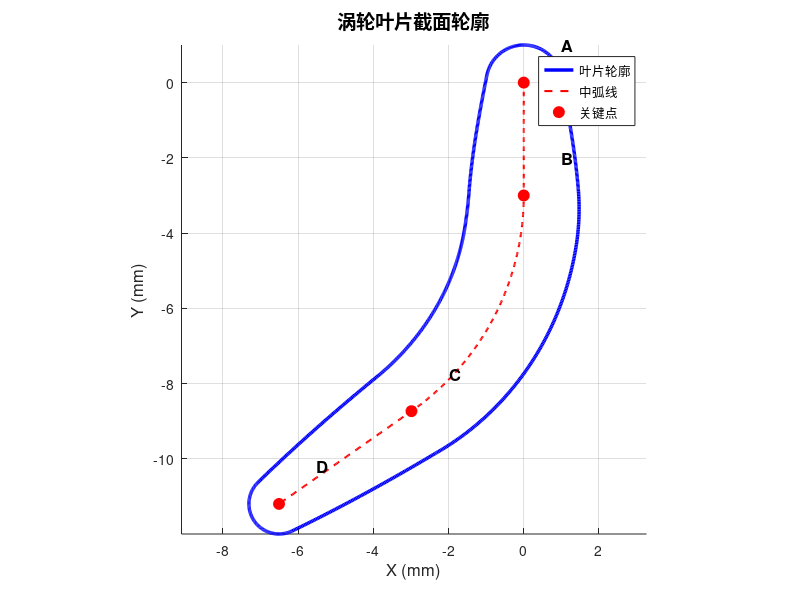

Source code (MATLAB): (Note: this script raises an error after producing the figure.)
%% 涡轮叶片二维截面建模与 SolidWorks 坐标导出
% 运行方式及修改说明见 README.md。所有长度单位为 mm。
clear; clc; close all;

%% 1. 输入参数设置
r1 = 1;            % 叶片前缘半径 (mm)
r2 = 0.8;            % 叶片后缘半径 (mm)
rmax = 1.5;          % 叶片最大厚度半径 (mm)
alfa = 0*pi/180;  % 进口角 (rad)
beta = 55*pi/180;  % 出口角 (rad)
R = 7;           % 圆弧半径 (mm)

%% 2. 计算关键点坐标
% 点A: 原点
Ax = 0;
Ay = 0;

% 点B: 第一段直线终点
Bx = -3*tan(alfa);
By = -3;

% 点O: 圆弧中心
% 显式选取左侧圆心，避免符号解排序影响分支选择。
% 与 AB 的切线垂直，并使 BC 沿顺时针方向连接出口直线。
Ox = Bx - R*cos(alfa);
Oy = By + R*sin(alfa);

% 点C: 圆弧段终点
Cx = Ox + R*cos(beta);
Cy = Oy - R*sin(beta);

% 点D: 出口直线段终点
Dx = Cx + tan(beta)*((-11.2)-Cy);
Dy = -11.2;

fprintf('关键点坐标:\n');
fprintf('  A: (%.4f, %.4f)\n', Ax, Ay);
fprintf('  B: (%.4f, %.4f)\n', Bx, By);
fprintf('  O: (%.4f, %.4f)\n', Ox, Oy);
fprintf('  C: (%.4f, %.4f)\n', Cx, Cy);
fprintf('  D: (%.4f, %.4f)\n', Dx, Dy);

%% 3. 计算中弧线各段（高密度采样确保平滑）
% 3.1 AB段: 直线段（包括端点，合并时去除重复点）
n_AB = 100;
y_AB = linspace(0, By, n_AB);
x_AB = y_AB * tan(alfa);

% 3.2 BC段: 圆弧段
angle_B = atan2(By-Oy, Bx-Ox);
angle_C = atan2(Cy-Oy, Cx-Ox);
n_BC = 200;
theta_BC = linspace(angle_B, angle_C, n_BC);
x_BC = Ox + R*cos(theta_BC);
y_BC = Oy + R*sin(theta_BC);

% 3.3 CD段: 直线段
n_CD = 100;
y_CD = linspace(Cy, Dy, n_CD);
x_CD = Cx + tan(beta)*(y_CD - Cy);

% 合并中弧线（去除重复点）
x_mid = [x_AB, x_BC(2:end), x_CD(2:end)];
y_mid = [y_AB, y_BC(2:end), y_CD(2:end)];

%% 4. 计算叶片厚度分布（平滑过渡）
n_points = length(y_mid);
r_thick = zeros(1, n_points);

% 使用保形分段三次 Hermite 插值实现厚度过渡
idx_max = round(n_points/3);
t_control = [1, idx_max, n_points];  % 控制点位置
r_control = [r1, rmax, r2];          % 控制点厚度
t_all = 1:n_points;
r_thick = interp1(t_control, r_control, t_all, 'pchip');  % 分段三次Hermite插值

%% 5. 生成叶盆曲线(Cp)和叶背曲线(Cq) - 变半径圆族的离散包络线算法
x_Cp = zeros(1, n_points);
y_Cp = zeros(1, n_points);
x_Cq = zeros(1, n_points);
y_Cq = zeros(1, n_points);

for i = 1:n_points
    xn = x_mid(i);
    yn = y_mid(i);
    r = r_thick(i);

    % 1. 计算切向量和厚度差 (使用中心差分提高精度)
    if i == 1
        dx = x_mid(i+1) - x_mid(i);
        dy = y_mid(i+1) - y_mid(i);
        dr = r_thick(i+1) - r_thick(i);
    elseif i == n_points
        dx = x_mid(i) - x_mid(i-1);
        dy = y_mid(i) - y_mid(i-1);
        dr = r_thick(i) - r_thick(i-1);
    else
        dx = x_mid(i+1) - x_mid(i-1);
        dy = y_mid(i+1) - y_mid(i-1);
        dr = r_thick(i+1) - r_thick(i-1);
    end

    % 2. 归一化切向量 (T) 和法向量 (N)
    ds = sqrt(dx^2 + dy^2);
    tx = dx / ds;
    ty = dy / ds;

    % 法向量（逆时针旋转90度）
    nx = -ty;
    ny = tx;

    % 3. 计算厚度变化率 dr/ds
    dr_ds = dr / ds;
    % 不静默截断不合法的半径变化率
    assert(ds > 0, '中弧线存在重复点。');
    assert(abs(dr_ds) < 1, '厚度变化过快，圆族包络失效，请调整参数。');

    % 4. 计算真实的包络线触点方向向量 (核心修正)
    % 数学推导：包络线方向向量 U = -dr/ds * T ± sqrt(1 - (dr/ds)^2) * N

    % 叶背(Cq)方向: 对应正法向 (+)
    ux_Cq = -dr_ds * tx + sqrt(1 - dr_ds^2) * nx;
    uy_Cq = -dr_ds * ty + sqrt(1 - dr_ds^2) * ny;

    % 叶盆(Cp)方向: 对应负法向 (-)
    ux_Cp = -dr_ds * tx - sqrt(1 - dr_ds^2) * nx;
    uy_Cp = -dr_ds * ty - sqrt(1 - dr_ds^2) * ny;

    % 5. 沿包络线方向生成表面坐标
    x_Cp(i) = xn + r * ux_Cp;
    y_Cp(i) = yn + r * uy_Cp;

    x_Cq(i) = xn + r * ux_Cq;
    y_Cq(i) = yn + r * uy_Cq;
end
%% 6. 生成前缘曲线(Ca)和后缘曲线(Cb) - 圆弧连接
% 前缘圆弧：从叶背起点到叶盆起点
angle_Cp_start = atan2(y_Cp(1) - Ay, x_Cp(1) - Ax);
angle_Cq_start = atan2(y_Cq(1) - Ay, x_Cq(1) - Ax);

% 确保角度范围正确（逆时针从叶背到叶盆）
if angle_Cp_start < angle_Cq_start
    angle_Cq_start = angle_Cq_start - 2*pi;
end

n_Ca = 100;
theta_Ca = linspace(angle_Cq_start, angle_Cp_start, n_Ca);
x_Ca = Ax + r1 * cos(theta_Ca);
y_Ca = Ay + r1 * sin(theta_Ca);

% 后缘圆弧：从叶盆终点到叶背终点
angle_Cp_end = atan2(y_Cp(end) - Dy, x_Cp(end) - Dx);
angle_Cq_end = atan2(y_Cq(end) - Dy, x_Cq(end) - Dx);

% 确保角度范围正确（逆时针从叶盆到叶背）
if angle_Cq_end < angle_Cp_end
    angle_Cq_end = angle_Cq_end + 2*pi;
end

n_Cb = 100;
theta_Cb = linspace(angle_Cp_end, angle_Cq_end, n_Cb);
x_Cb = Dx + r2 * cos(theta_Cb);
y_Cb = Dy + r2 * sin(theta_Cb);

%% 7. 组合完整轮廓（确保闭合）
% 轮廓拼接顺序：Ca -> Cp -> Cb -> Cq(反向)
x_profile = [x_Ca, x_Cp(2:end), x_Cb(2:end), fliplr(x_Cq(1:end-1))];  % 闭合曲线
y_profile = [y_Ca, y_Cp(2:end), y_Cb(2:end), fliplr(y_Cq(1:end-1))];
x_profile(end) = x_profile(1);
y_profile(end) = y_profile(1);

%% 8. 绘图显示
figure('Position', [100, 100, 800, 800]);
hold on; grid on; axis equal;

% 主图：完整轮廓
subplot(1,1,1);
hold on; grid on; axis equal;
plot(x_profile, y_profile, 'b-', 'LineWidth', 2.5);
plot(x_mid, y_mid, 'r--', 'LineWidth', 1.5);
plot([Ax, Bx, Cx, Dx], [Ay, By, Cy, Dy], 'ro', 'MarkerSize', 8, 'MarkerFaceColor', 'r');
text(Ax+1, Ay+1, 'A', 'FontSize', 12, 'FontWeight', 'bold');
text(Bx+1, By+1, 'B', 'FontSize', 12, 'FontWeight', 'bold');
text(Cx+1, Cy+1, 'C', 'FontSize', 12, 'FontWeight', 'bold');
text(Dx+1, Dy+1, 'D', 'FontSize', 12, 'FontWeight', 'bold');
xlabel('X (mm)', 'FontSize', 12);
ylabel('Y (mm)', 'FontSize', 12);
title('涡轮叶片截面轮廓', 'FontSize', 14, 'FontWeight', 'bold');
legend('叶片轮廓', '中弧线', '关键点', 'Location', 'best');


%% 9. 曲线质量检查
fprintf('\n=== 曲线连续性检查 ===\n');
% 检查前缘连接
dist_Ca_Cp = sqrt((x_Ca(end)-x_Cp(1))^2 + (y_Ca(end)-y_Cp(1))^2);
fprintf('前缘到叶盆距离: %.8f mm\n', dist_Ca_Cp);

% 检查后缘连接
dist_Cp_Cb = sqrt((x_Cp(end)-x_Cb(1))^2 + (y_Cp(end)-y_Cb(1))^2);
fprintf('叶盆到后缘距离: %.8f mm\n', dist_Cp_Cb);

dist_Cb_Cq = sqrt((x_Cb(end)-x_Cq(end))^2 + (y_Cb(end)-y_Cq(end))^2);
fprintf('后缘到叶背距离: %.8f mm\n', dist_Cb_Cq);

dist_Cq_Ca = sqrt((x_Cq(1)-x_Ca(1))^2 + (y_Cq(1)-y_Ca(1))^2);
fprintf('叶背到前缘距离: %.8f mm\n', dist_Cq_Ca);

% 离散折线转角检查；不能用它证明曲率连续性
dx_profile = diff(x_profile);
dy_profile = diff(y_profile);
angles = atan2(dy_profile, dx_profile);
angle_changes = abs(diff(angles));
angle_changes(angle_changes > pi) = 2*pi - angle_changes(angle_changes > pi);
max_angle_change = max(angle_changes) * 180/pi;
fprintf('最大角度变化: %.4f 度\n', max_angle_change);
%% 9.5 简化点数（均匀采样）
fprintf('\n=== 减少点数 ===\n');
fprintf('原始点数: %d\n', length(x_profile));

% 设置目标点数
target_points = 500;  % 可以调整这个数字

% 均匀采样
indices = round(linspace(1, length(x_profile), target_points));
x_profile_simple = x_profile(indices);
y_profile_simple = y_profile(indices);

fprintf('简化后点数: %d\n', length(x_profile_simple));
fprintf('压缩比: %.1f%%\n', (1-length(x_profile_simple)/length(x_profile))*100);

% 验证数据
fprintf('\n=== 数据验证 ===\n');
fprintf('x_profile_simple 长度: %d\n', length(x_profile_simple));
fprintf('y_profile_simple 长度: %d\n', length(y_profile_simple));

%% 10. 创建Excel表格（使用简化数据）
fprintf('\n=== 创建Excel表格 ===\n');

% 确保使用简化后的数据
T = table();
T.X = x_profile_simple(:);  % 注意这里用的是 x_profile_simple
T.Y = y_profile_simple(:);  % 注意这里用的是 y_profile_simple
T.Z = zeros(length(x_profile_simple), 1);

% 验证表格行数
fprintf('表格行数: %d\n', height(T));

% 保存为Excel
out_dir = fullfile(fileparts(mfilename('fullpath')), 'output');
if ~exist(out_dir, 'dir'), mkdir(out_dir); end
filename = fullfile(out_dir, 'blade_profile_simple.xlsx');
writetable(T, filename);

fprintf('✓ Excel文件已生成: %s\n', filename);
fprintf('✓ 表格行数: %d 行\n', height(T));

%% 11. 导出无表头 XYZ 文本（SolidWorks）
% 首尾相同点仅用于闭合；四段文件用于整条闭合曲线导入失败时。
xyz = [x_profile_simple(:), y_profile_simple(:), zeros(numel(x_profile_simple),1)];
assert(all(isfinite(xyz(:))), '输出含非有限数值。');
assert(norm(xyz(1,:)-xyz(end,:)) < 1e-9, '轮廓未闭合。');
assert(all(sqrt(sum(diff(xyz).^2,2)) > 1e-9), '导出包含相邻重复点。');
curves = {xyz, [x_Ca(:), y_Ca(:), zeros(numel(x_Ca),1)], ...
    [x_Cp(:), y_Cp(:), zeros(numel(x_Cp),1)], ...
    [x_Cb(:), y_Cb(:), zeros(numel(x_Cb),1)], ...
    [x_Cq(:), y_Cq(:), zeros(numel(x_Cq),1)]};
names = {'blade_profile_xyz.txt','leading_edge.txt','pressure_side.txt', ...
    'trailing_edge.txt','suction_side.txt'};
for k = 1:numel(names)
    fid = fopen(fullfile(out_dir,names{k}), 'w');
    assert(fid ~= -1, '无法创建坐标文件。');
    fprintf(fid, '%.10f\t%.10f\t%.10f\n', curves{k}.');
    fclose(fid);
end
print(gcf, fullfile(out_dir,'blade_profile.png'), '-dpng', '-r150');
fprintf('XYZ 文件已保存至 output 文件夹。\n');
